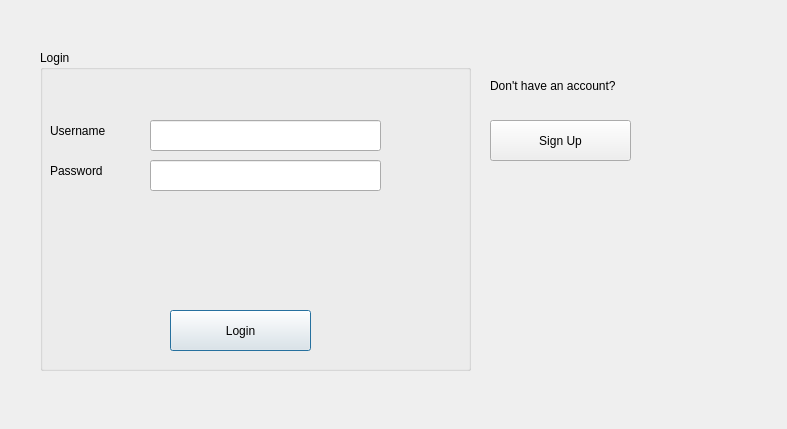
<?xml version="1.0" encoding="UTF-8"?>
<ui version="4.0">
 <class>login_signup</class>
 <widget class="QDialog" name="login_signup">
  <property name="geometry">
   <rect>
    <x>0</x>
    <y>0</y>
    <width>787</width>
    <height>429</height>
   </rect>
  </property>
  <property name="windowTitle">
   <string>Dialog</string>
  </property>
  <widget class="QGroupBox" name="groupBox">
   <property name="geometry">
    <rect>
     <x>40</x>
     <y>50</y>
     <width>431</width>
     <height>321</height>
    </rect>
   </property>
   <property name="title">
    <string>Login</string>
   </property>
   <widget class="QLabel" name="label">
    <property name="geometry">
     <rect>
      <x>10</x>
      <y>70</y>
      <width>71</width>
      <height>21</height>
     </rect>
    </property>
    <property name="text">
     <string>Username</string>
    </property>
   </widget>
   <widget class="QLabel" name="label_2">
    <property name="geometry">
     <rect>
      <x>10</x>
      <y>110</y>
      <width>81</width>
      <height>21</height>
     </rect>
    </property>
    <property name="text">
     <string>Password</string>
    </property>
   </widget>
   <widget class="QPushButton" name="login_button">
    <property name="geometry">
     <rect>
      <x>130</x>
      <y>260</y>
      <width>141</width>
      <height>41</height>
     </rect>
    </property>
    <property name="text">
     <string>Login</string>
    </property>
   </widget>
   <widget class="QLineEdit" name="username_line">
    <property name="geometry">
     <rect>
      <x>110</x>
      <y>70</y>
      <width>231</width>
      <height>31</height>
     </rect>
    </property>
   </widget>
   <widget class="QLineEdit" name="password_line">
    <property name="geometry">
     <rect>
      <x>110</x>
      <y>110</y>
      <width>231</width>
      <height>31</height>
     </rect>
    </property>
    <property name="echoMode">
     <enum>QLineEdit::Password</enum>
    </property>
   </widget>
   <widget class="QLabel" name="answer">
    <property name="geometry">
     <rect>
      <x>17</x>
      <y>216</y>
      <width>371</width>
      <height>31</height>
     </rect>
    </property>
    <property name="text">
     <string/>
    </property>
   </widget>
  </widget>
  <widget class="QLabel" name="label_3">
   <property name="geometry">
    <rect>
     <x>490</x>
     <y>50</y>
     <width>241</width>
     <height>71</height>
    </rect>
   </property>
   <property name="text">
    <string>Don't have an account?</string>
   </property>
  </widget>
  <widget class="QPushButton" name="signup_button">
   <property name="geometry">
    <rect>
     <x>490</x>
     <y>120</y>
     <width>141</width>
     <height>41</height>
    </rect>
   </property>
   <property name="text">
    <string>Sign Up</string>
   </property>
  </widget>
  <widget class="QLabel" name="label_pic2">
   <property name="geometry">
    <rect>
     <x>-3</x>
     <y>5</y>
     <width>931</width>
     <height>421</height>
    </rect>
   </property>
   <property name="text">
    <string/>
   </property>
  </widget>
  <zorder>label_pic2</zorder>
  <zorder>groupBox</zorder>
  <zorder>label_3</zorder>
  <zorder>signup_button</zorder>
 </widget>
 <resources/>
 <connections/>
</ui>
